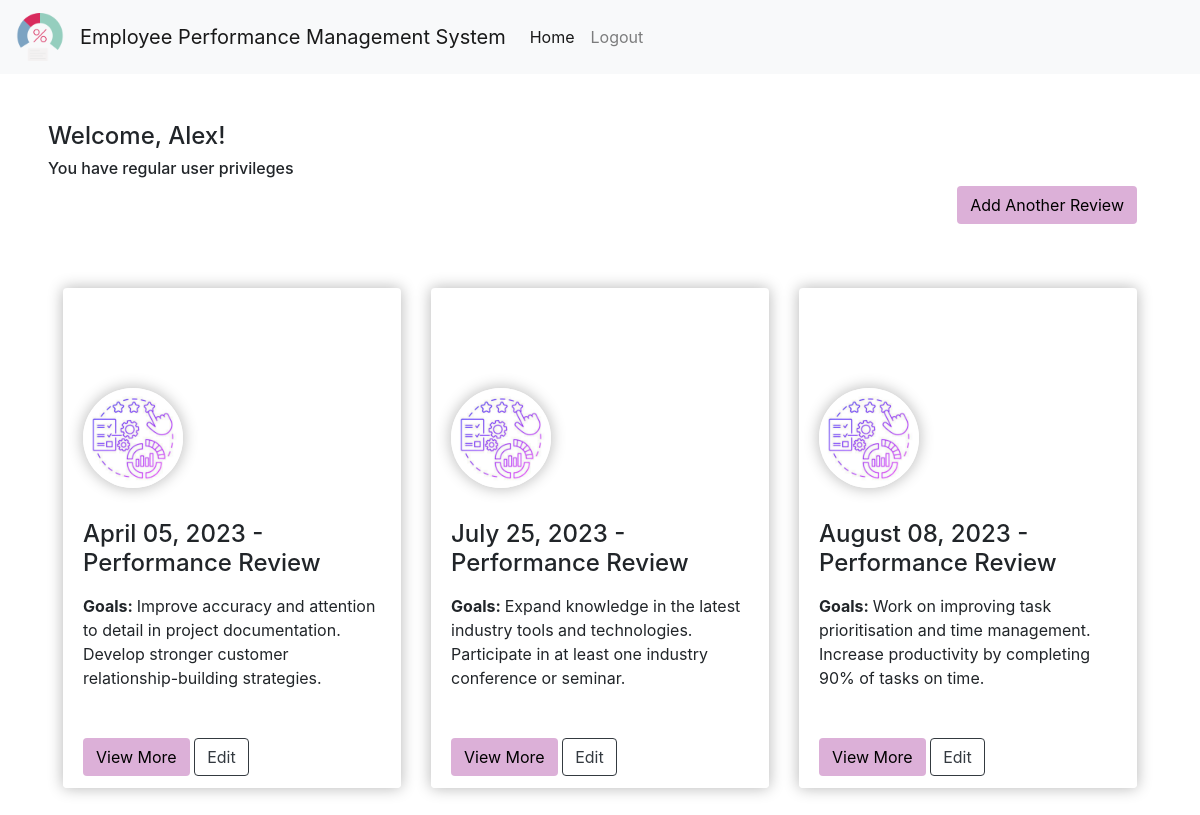
Screenshot of /home (signed in) with the database file from the repository.
### app/models.py (models this page shows, shortened)
class Employee(Base, UserMixin):
    __tablename__ = "employees"
    name = Column(String(60), nullable=False)
    employee_number = Column(Integer, unique=True, nullable=False, primary_key=True)
    username = Column(String(40), unique=True, nullable=False)
    email = Column(String(120), unique=True, nullable=False)
    password = Column(String(40), nullable=False)
    is_admin = Column(Boolean, default=False)
    reviews = relationship("Review", backref="employee", lazy=True)

class Review(Base):
    __tablename__ = "reviews"
    review_id = Column(Integer, primary_key=True)
    employee_number = Column(
        Integer, ForeignKey("employees.employee_number"), nullable=False
    )
    review_date = Column(DateTime, nullable=False)
    reviewer_id = Column(Integer, nullable=False)
    overall_performance_rating = Column(
        Enum(
            "Excellent", "Good", "Satisfactory", "Needs Improvement", "Unsatisfactory"
        ),
        nullable=False,
    )
    goals = Column(String, nullable=False)
    reviewer_comments = Column(String, nullable=False)

### app/routes.py (the view)
@main.route("/home")
@login_required
def home():
    session = get_session()
    if current_user.is_admin and "all_reviews" in request.args:
        employee_reviews = session.query(Review).all()
    else:
        employee_reviews = (
            session.query(Review)
            .filter_by(employee_number=current_user.employee_number)
            .all()
        )
    return render_template("home.html", reviews=employee_reviews)

### app/__init__.py (called while the page is built)
    def _login_manager(self):
        self.session = get_session()
        self.login_manager.login_view = "auth.login"
        self.login_manager.init_app(self.app)
        @self.login_manager.user_loader
        def load_user(employee_number):
            return self.session.query(Employee).get(employee_number)

### app/database.py (called while the page is built)
def get_session():
    if engine is None:
        raise RuntimeError("Engine is not initialized")
    return Session(bind=engine)

### app/templates/home.html (shortened to what this page needs)
{% extends "base.html" %}
{% block content %}
{% if current_user.is_authenticated %}
  <h4>Welcome, {{ current_user.name }}!</h4>
  {% if current_user.is_admin %}
    <h6>You have admin privileges</h6>
  {% else %}
    <h6>You have regular user privileges</h6>
  {% endif %}
  <div class="container">
    {% if reviews %}
      <div class="text-right mb-3">
        <a href="{{ url_for('main.create_review') }}" class="btn button-custom">Add Another Review</a>
      </div>
      <div class="row pt-5">
        {% for review in reviews %}
          <div class="col-md-6 col-lg-4 pb-5">
            <div class="card card-custom bg-white border-white border-0">
              <div class="card-custom-img" style="
                background-image: url(http://res.cloudinary.com/d3/image/upload/c_scale,q_auto:good,w_1110/trianglify-v1-cs85g_cc5d2i.jpg);
              "></div>
              <div class="card-custom-avatar">
                <img class="img-fluid" src="../static/performance-logo.png" alt="Avatar" />
              </div>
              <div class="card-body" style="overflow-y: auto">
                <p class="card-title">
                  <h4>{{ review.review_date.strftime('%B %d, %Y') }} - Performance Review</h4>
                </p>
                <div class="card-text-container">
                  <p class="card-text"><strong>Goals: </strong>{{ review.goals|safe }}</p>
                </div>
              </div>
              <div class="card-footer" style="background: inherit; border-color: inherit">
                <button data-bs-toggle="modal" data-bs-target="#view-more-modal-{{ loop.index }}" class="btn button-custom" style="color:black;">
                  View More
                </button>
                <form action="{{ url_for('main.update_review', review_id=review.review_id) }}" method="GET" class="d-inline-block">
                  <button type="submit" class="btn btn-outline-dark">Edit</button>
                </form>
              </div>
            </div>
          </div>
        {% endfor %}
      </div>
    {% else %}
      <div class="text-center pt-5">
        <a href="{{ url_for('main.create_review') }}" class="btn button-custom">Add Your First Review</a>
      </div>
    {% endif %}
  </div>
{% else %}
  <div id="flash-message" class="alert alert-warning" role="alert">
    <strong>Warning:</strong> Please log in to access this page.
  </div>
{% endif %}
{% endblock %}

### app/static/style.css (style rules this page uses)
* { margin: 0; padding: 0; }
body { font-family: "Open Sans", sans-serif; text-decoration: none; }
.button-custom { background-color: rgb(220, 176, 216); color: black; }
.card-custom { overflow: hidden; height: 500px; box-shadow: 0 0 15px rgba(10, 10, 10, 0.3); }
.card-custom-img { height: 200px; min-height: 200px; background-repeat: no-repeat; background-size: cover; background-position: center; border-color: inherit; }
.card-custom-img::after { position: absolute; content: ""; top: 161px; left: 0; width: 0; height: 0; border-style: solid; border-top-width: 40px; border-right-width: 0; border-bottom-width: 0; border-left-width: 545px; border-left-width: calc(575px - 5vw); border-top-color: transparent; border-right-color: transparent; border-bottom-color: transparent; border-left-color: inherit; }
.card-custom-avatar img { border-radius: 50%; box-shadow: 0 0 15px rgba(10, 10, 10, 0.3); position: absolute; top: 100px; left: 1.25rem; width: 100px; height: 100px; }
.card-text-container { display: -webkit-box; -webkit-box-orient: vertical; -webkit-line-clamp: 4; overflow: hidden; text-overflow: ellipsis; }

### rows the page displays
Employee: name "Alex"
Review: review_date "April 05, 2023", goals "Improve accuracy and attention to detail in project documentation. Develop stronger customer relationship-building strategies."
Review: review_date "July 25, 2023", goals "Expand knowledge in the latest industry tools and technologies. Participate in at least one industry conference or seminar."
Review: review_date "August 08, 2023", goals "Work on improving task prioritisation and time management. Increase productivity by completing 90% of tasks on time."
